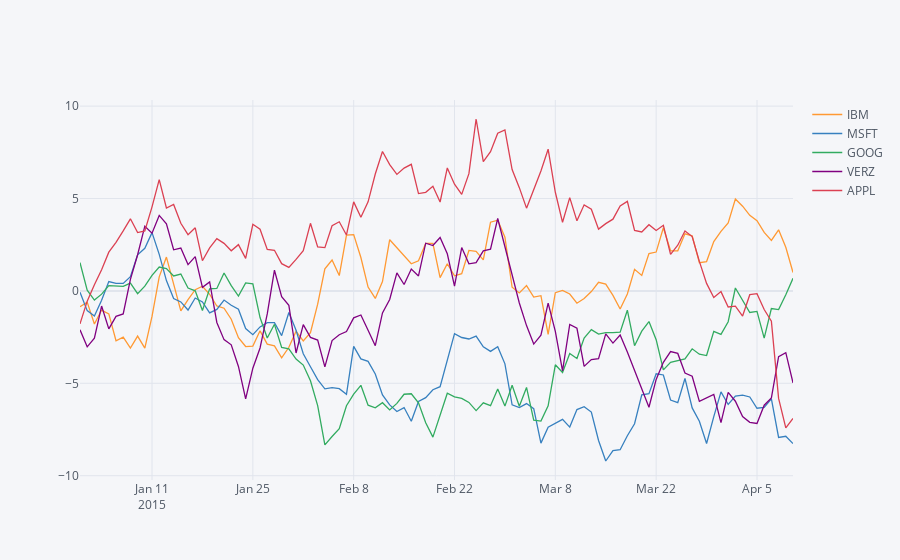

Notebook code for this chart:
### Code cell
df.iplot(filename='ganesh_1', world_readable=True)
